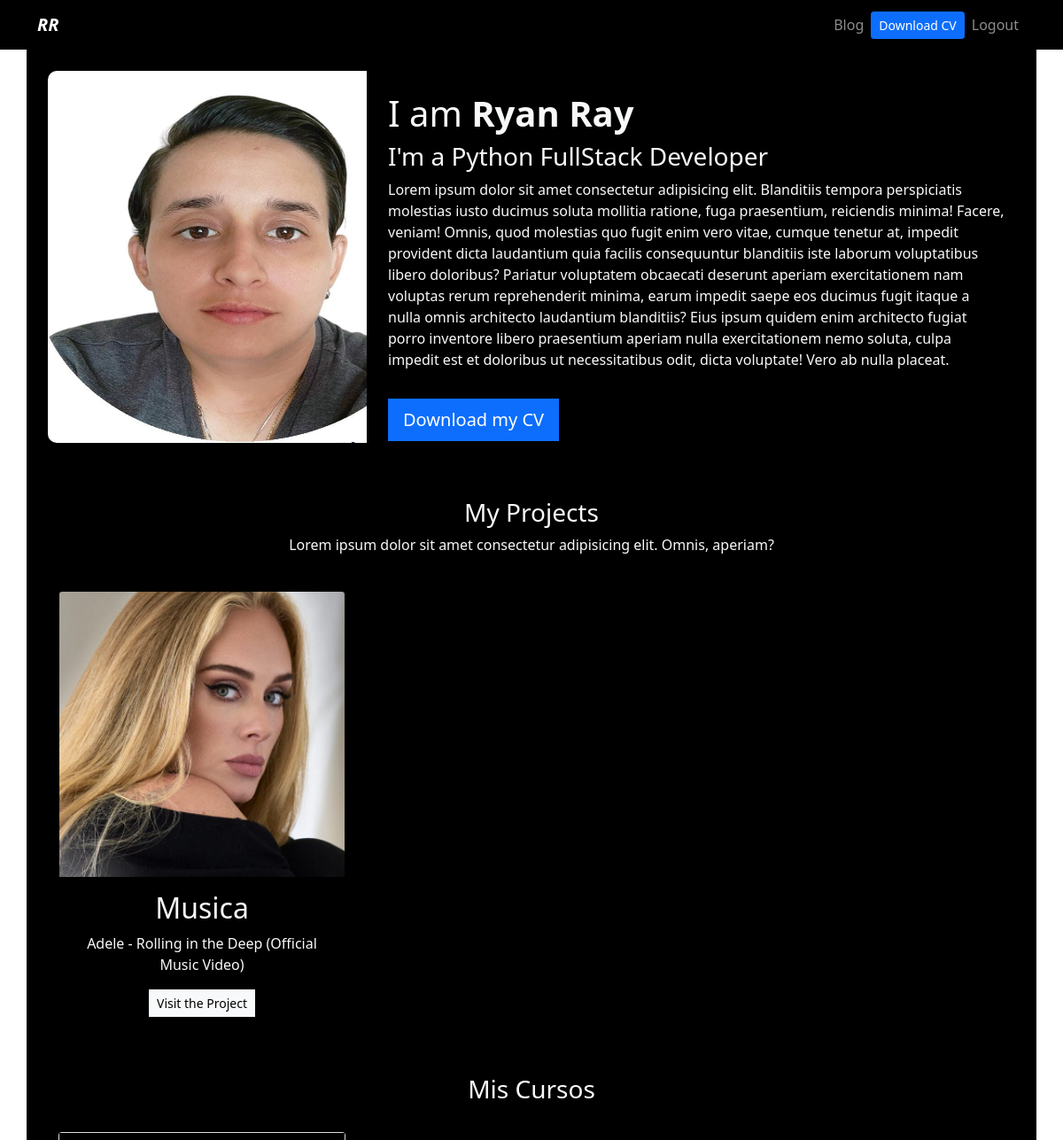
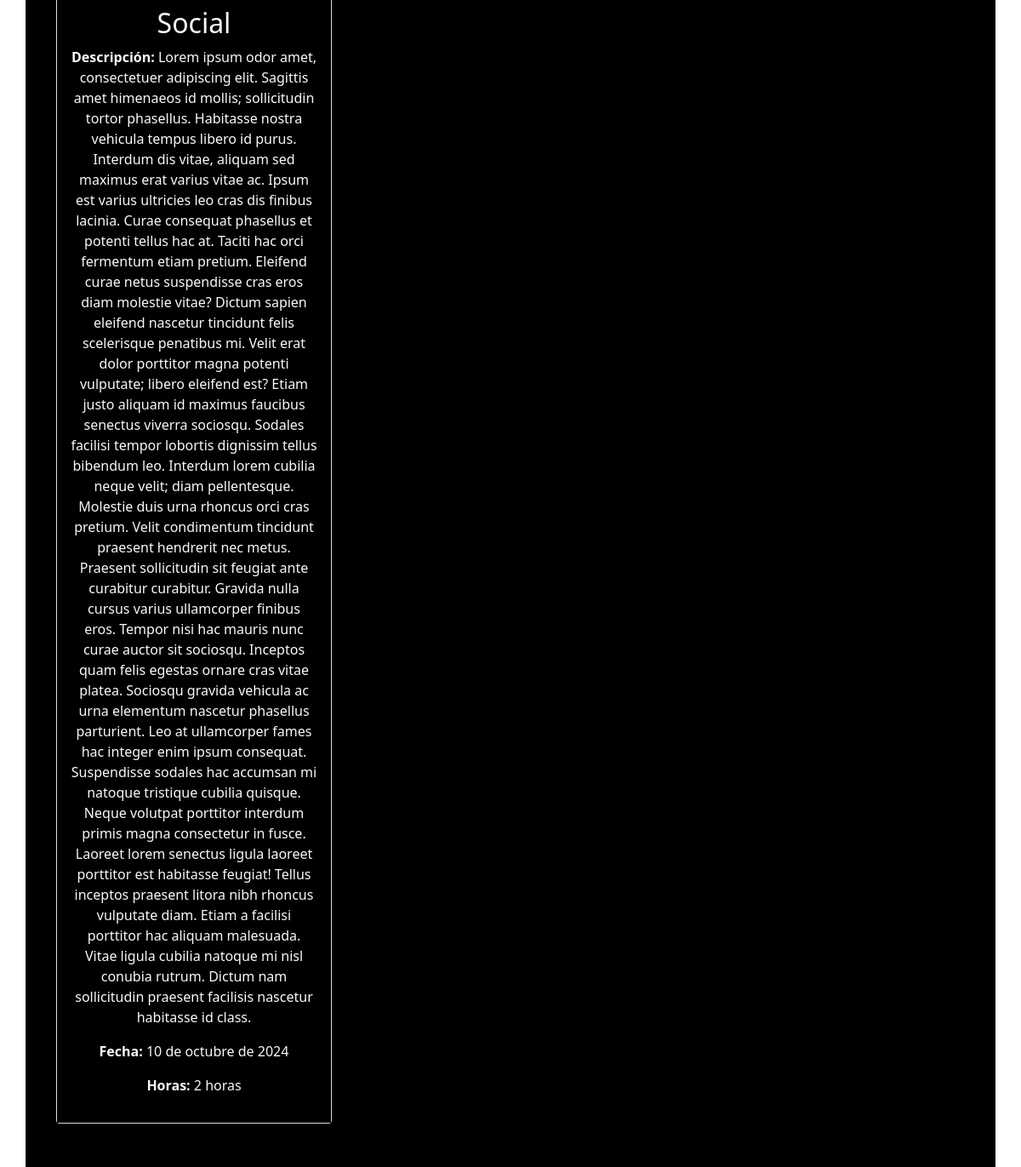
The app's page / (signed in) with its own data (2 pictures, top to bottom).
### portfolio/models.py (models this page shows, shortened)
class Project(models.Model):
    title = CharField(max_length=100)
    description = CharField(max_length=250)
    image = ImageField(upload_to="portfolio/images") # para trabajar con imagenes se debe instalar esta paquete -- pip install Pillow
    url = URLField(blank=True)
    date = DateField(default=date.today)

class Curso(models.Model):
  institucion_del_curso = models.CharField(max_length=225)
  descripcion_curso = models.TextField()
  fecha_curso = models.DateField()
  numero_horas = models.PositiveIntegerField()

### portfolio/views.py (the view)
# urls.py: path("", views.home, name="home"),
def home (request):
    context = {
        'title': 'Yenthenny Ledesma',
        'projects': Project.objects.all(),
        'cursos': Curso.objects.all(),
    }
    return render(request, 'home.html', context)

### templates/home.html (shortened to what this page needs)
{% extends 'layout.html' %}
{% block content %}
{% load static %}
<header class="row bg-black">
  <div class="col-md-4">
    <img class="img-mifoto" src="{% static 'public/portafolio/imageny.jpeg' %}" />
  </div>
  <div class="col-md-8 my-auto p-4">
    <h1>I am <strong>Ryan Ray</strong></h1>
    <h3>I'm a Python FullStack Developer</h3>
    <p>Lorem ipsum dolor sit amet consectetur adipisicing elit. Blanditiis tempora perspiciatis molestias iusto ducimus
      soluta mollitia ratione, fuga praesentium, reiciendis minima! Facere, veniam! Omnis, quod molestias quo fugit enim
      vero vitae, cumque tenetur at, impedit provident dicta laudantium quia facilis consequuntur blanditiis iste
      laborum voluptatibus libero doloribus? Pariatur voluptatem obcaecati deserunt aperiam exercitationem nam voluptas
      rerum reprehenderit minima, earum impedit saepe eos ducimus fugit itaque a nulla omnis architecto laudantium
      blanditiis? Eius ipsum quidem enim architecto fugiat porro inventore libero praesentium aperiam nulla
      exercitationem nemo soluta, culpa impedit est et doloribus ut necessitatibus odit, dicta voluptate! Vero ab nulla
      placeat.</p>
    <a class="btn btn-primary btn-lg rounded-0 my-3" href="{% static 'public/portafolio/Administracion General - Industrias.pdf' %}">Download my CV</a>
  </div>
</header>
    {% if user.is_authenticated %}
<div class="row my-4 text-center">
  <h3>My Projects</h3>
  <p>Lorem ipsum dolor sit amet consectetur adipisicing elit. Omnis, aperiam?</p>
  {% for project in projects %}
  <div class="col-md-4 p-4">
    <div class="card bg-black card-project">
      <img src="{{project.image.url }}" class="card-img-top" />
      <div class="card-body">
        <h2>{{ project.title }}</h2>
        <p>{{ project.description }}</p>
        {% if project.url %}
        <a href="{{project.url}}" class="btn btn-light rounded-0 btn-sm" target="__blank" rel="noreferrer">Visit the
          Project</a>
        {% endif %}
      </div>
    </div>
  </div>
  {% endfor %}
</div>
<div class="row my-4 text-center">
  <h3>Mis Cursos</h3>
  {% if cursos %}
      {% for curso in cursos %}
          <div class="col-md-4 p-4">
              <div class="card bg-gradient card-project">
                  <div class="card-body">
                      <h2>{{ curso.institucion_del_curso }}</h2>
                      <p><strong>Descripción:</strong> {{ curso.descripcion_curso }}</p>
                      <p><strong>Fecha:</strong> {{ curso.fecha_curso }}</p>
                      <p><strong>Horas:</strong> {{ curso.numero_horas }} horas</p>
                  </div>
              </div>
          </div>
      {% endfor %}
  {% else %}
      <p>No hay cursos disponibles.</p>
  {% endif %}
</div>
    {% endif %}
{% endblock %}

### templates/layout.html (shortened to what this page needs)
{% load static %}
<!DOCTYPE html>
<html lang="en">
<head>
  <link href="https://cdn.jsdelivr.net/npm/bootstrap@5.1.3/dist/css/bootstrap.min.css" rel="stylesheet"
>
    <link rel="stylesheet" href="{% static 'css/main.css' %}">
</head>
<body class="text-light">
  {% include 'navbar.html' %}
  <div class="container p-4">
    {% block content %}
    {% endblock %}
  </div>
</body>
</html>

### templates/navbar.html (shortened to what this page needs)
{% load static %}
<nav class="navbar navbar-expand-lg navbar-dark bg-black">
  <div class="container">
    <a class="navbar-brand fw-bold fst-italic" href="/">RR</a>
    <div class="collapse navbar-collapse" id="navbarNav">
      <ul class="navbar-nav ms-auto">
    {% if user.is_authenticated %}
        <li class="nav-item">
          <a class="nav-link" href="{% url 'blog:posts' %}">Blog</a>
        </li>
        <li class="nav-item d-flex align-items-center">
          <a class="btn btn-primary btn-sm" href="{% static 'public/portafolio/Administracion General - Industrias.pdf' %}" target="_blank">Download CV</a>
        </li>
        <li class="nav-item">
          <a class="nav-link" href="{% url "portfolio:logout" %}">Logout</a>
        </li>
        {% endif %}
      </ul>
    </div>
  </div>
</nav>

### static/css/main.css (style rules this page uses)
* { background-color: black }
.img-mifoto { width: 420px;height: 420px;border-radius: 10px }

### records on screen
Project: image (picture), title "Musica", description "Adele - Rolling in the Deep (Official Music Video)"
Curso: institucion_del_curso "Social", descripcion_curso "Lorem ipsum odor amet, consectetuer adipiscing elit. Sagittis amet himenaeos id mollis; sollicitudin tortor phasellus. Habitasse nostra vehicula tempus libero id purus. Interdum dis vitae, aliquam sed maximus erat varius vitae ac. Ipsum est varius ultricies leo cras dis finibus lacinia. Curae consequat phasellus et potenti tellus hac at. Taciti hac orci fermentum etiam pretium. Eleifend curae netus suspendisse cras eros diam molestie vitae? Dictum sapien eleifend nascetur tincidunt felis scelerisque penatibus mi. Velit erat dolor porttitor magna potenti vulputate; libero eleifend est? Etiam justo aliquam id maximus faucibus senectus viverra sociosqu. Sodales facilisi tempor lobortis…", fecha_curso "10 de octubre de 2024", numero_horas "2"
